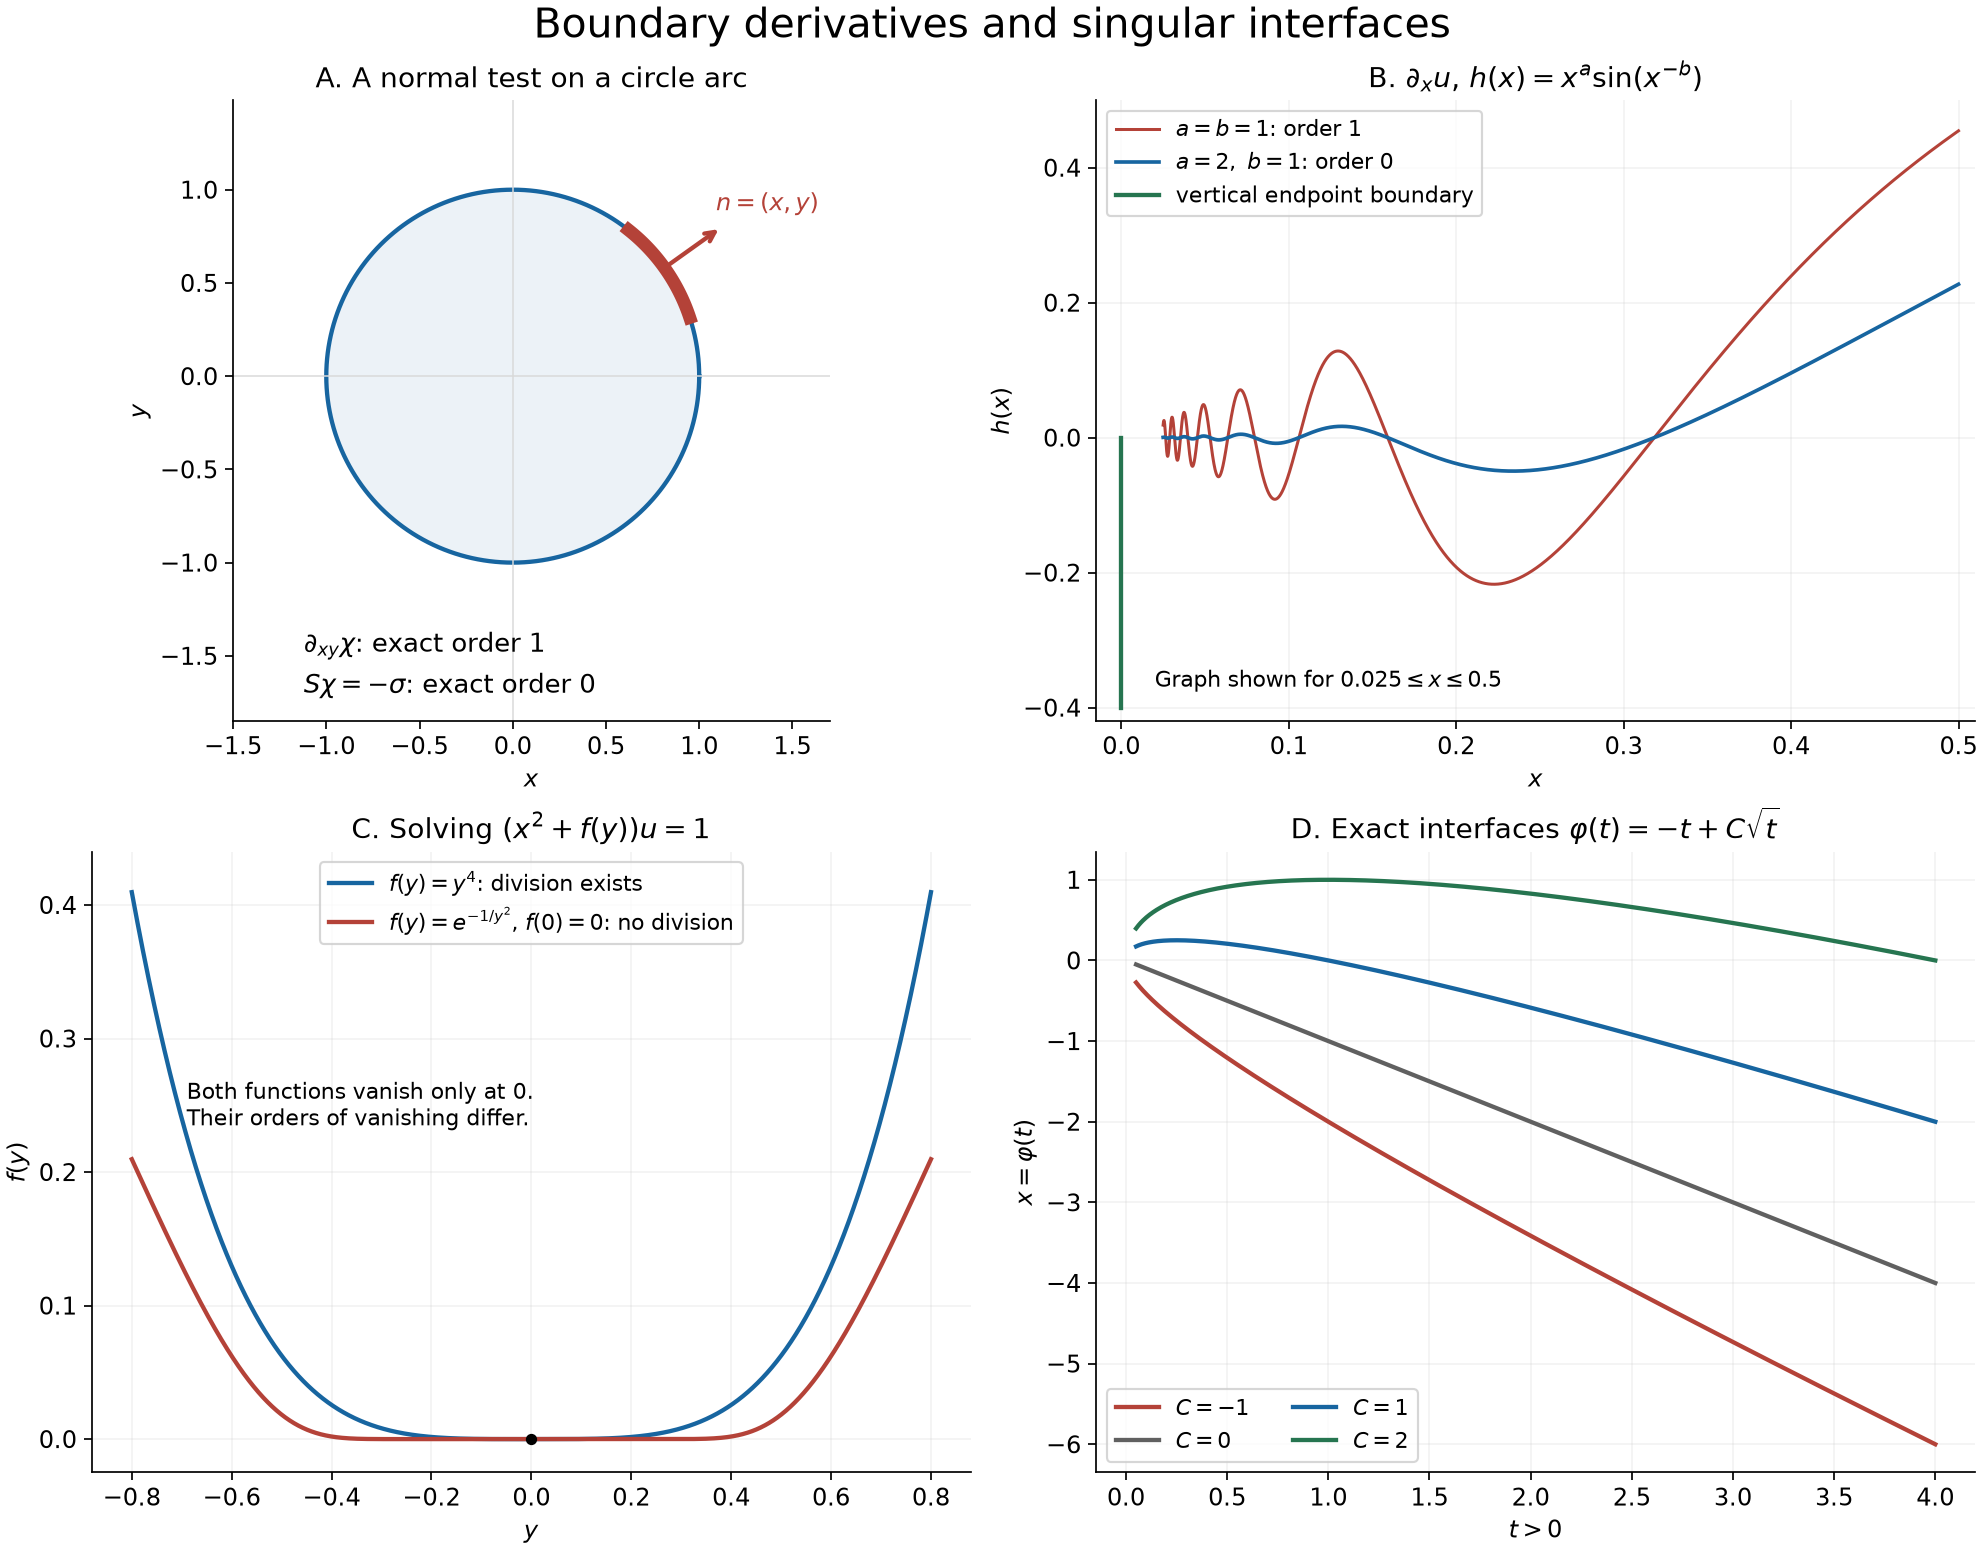

This chart was generated by the following Python code:
"""Exact curves accompanying Boundary derivatives, division and moving jumps.

Original figure and plotting source: GPT-6 Astra (OpenAI), CC0-1.0.
The finite plotted oscillation interval illustrates the formula; convergence
and derivative orders follow from the proofs in the lesson.
"""
from pathlib import Path
import numpy as np
import matplotlib
matplotlib.use("Agg")
import matplotlib.pyplot as plt
from matplotlib.patches import Circle

plt.rcParams.update({"font.family":"DejaVu Sans","font.size":11,
                     "svg.hashsalt":"AN01-U125-boundaries",
                     "axes.spines.top":False,"axes.spines.right":False})
fig,axs=plt.subplots(2,2,figsize=(12.8,10.0),constrained_layout=True)
blue="#1765a0"; red="#b44238"; green="#267550"
ax=axs[0,0]
theta=np.linspace(0,2*np.pi,801)
ax.fill(np.cos(theta),np.sin(theta),color=blue,alpha=.08)
ax.plot(np.cos(theta),np.sin(theta),color=blue,lw=2)
arc=np.linspace(.32,.90,101)
ax.plot(np.cos(arc),np.sin(arc),color=red,lw=6)
v=np.array([np.cos(.62),np.sin(.62)])
ax.annotate("",xy=1.38*v,xytext=v,arrowprops={"arrowstyle":"->","color":red,"lw":2})
ax.text(1.09,.89,r"$n=(x,y)$",color=red)
ax.text(-1.12,-1.48,r"$\partial_{xy}\chi$: exact order 1",fontsize=12)
ax.text(-1.12,-1.70,r"$S\chi=-\sigma$: exact order 0",fontsize=12)
ax.set(xlim=(-1.5,1.7),ylim=(-1.85,1.48),aspect="equal",
       xlabel="$x$",ylabel="$y$",title="A. A normal test on a circle arc")
ax.axhline(0,c="0.85",lw=.7);ax.axvline(0,c="0.85",lw=.7)

ax=axs[0,1]
x=np.linspace(.025,.5,6500)
ax.plot(x,x*np.sin(1/x),color=red,label=r"$a=b=1$: order 1",lw=1.4)
ax.plot(x,x*x*np.sin(1/x),color=blue,label=r"$a=2,\ b=1$: order 0",lw=1.7)
ax.plot([0,0],[-.4,0],color=green,lw=2,label="vertical endpoint boundary")
ax.set(xlim=(-.015,.51),ylim=(-.42,.5),xlabel="$x$",ylabel="$h(x)$",
       title=r"B. $\partial_xu$, $h(x)=x^a\sin(x^{-b})$")
ax.legend(loc="upper left",fontsize=10)
ax.text(.02,-.37,r"Graph shown for $0.025\leq x\leq0.5$",fontsize=10)
ax.grid(alpha=.15)

ax=axs[1,0]
y=np.linspace(-.8,.8,2001)
flat=np.zeros_like(y); nz=y!=0;flat[nz]=np.exp(-1/y[nz]**2)
ax.plot(y,y**4,color=blue,lw=2,label=r"$f(y)=y^4$: division exists")
ax.plot(y,flat,color=red,lw=2,label=r"$f(y)=e^{-1/y^2}$, $f(0)=0$: no division")
ax.scatter([0],[0],color="black",s=18,zorder=5)
ax.set(xlabel="$y$",ylabel="$f(y)$",ylim=(-.025,.44),
       title=r"C. Solving $(x^2+f(y))u=1$")
ax.legend(loc="upper center",fontsize=10)
ax.text(-.69,.235,"Both functions vanish only at 0.\nTheir orders of vanishing differ.",fontsize=10)
ax.grid(alpha=.15)

ax=axs[1,1]
t=np.linspace(.05,4,700)
for C,color in [(-1,red),(0,"#606060"),(1,blue),(2,green)]:
    ax.plot(t,-t+C*np.sqrt(t),label=f"$C={C}$",color=color,lw=2)
ax.set(xlabel="$t>0$",ylabel=r"$x=\varphi(t)$",
       title=r"D. Exact interfaces $\varphi(t)=-t+C\sqrt{t}$")
ax.legend(ncol=2,fontsize=10)
ax.grid(alpha=.15)
fig.suptitle("Boundary derivatives and singular interfaces",fontsize=19)
dest=Path(__file__).resolve().with_suffix("")
fig.savefig(dest.with_suffix(".png"),dpi=155)
fig.savefig(dest.with_suffix(".svg"),metadata={"Date":None})
p=dest.with_suffix(".svg")
p.write_text("\n".join(line.rstrip() for line in p.read_text(encoding="utf-8").splitlines())+"\n",encoding="utf-8")
print(dest)
